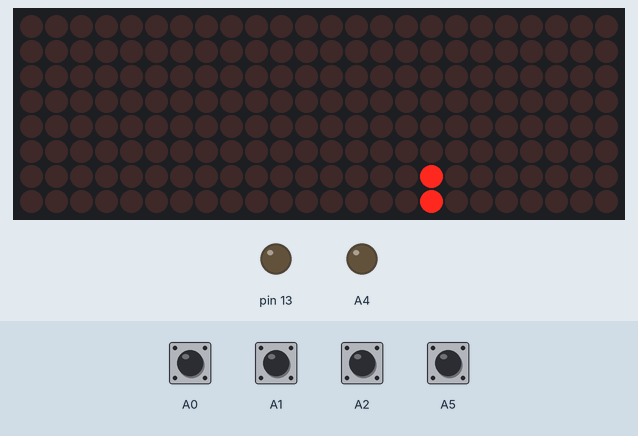
This sketch was run on a simulated Arduino Uno, built with avr-gcc and run on an emulated ATmega328P. Shown: 24×8 LED matrix, output pins drawn as LEDs (lit = HIGH). Wiring (inferred from the names in the program): 3 × MAX7219 LED driver (orientation assumed): data pin 4; clock pin 3; CS pin 2. The inputs (shaded band) are chosen by the test bench; at power-on: A1, A2, A5 HIGH, A0 LOW. Random numbers use the default seed unless the sketch sets one; pins used as bus, display or sensor lines are not drawn.

Above: at 1.2 s.
1.3 s: A1 pulled LOW for 0.15 s
At 2.0 s:
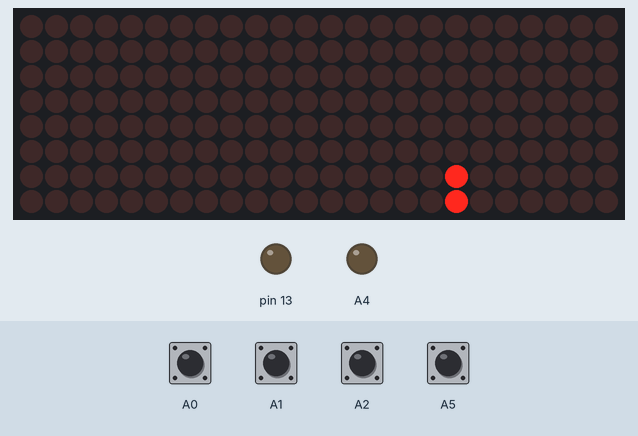
2.9 s: A1 pulled LOW for 1 s
At 4.2 s:
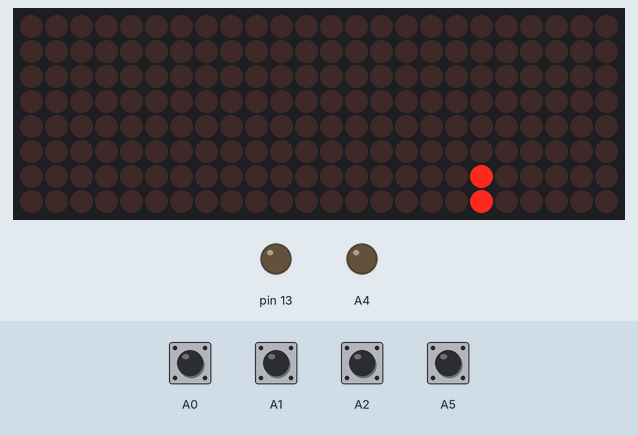
5.4 s: A1 pulled LOW for 0.15 s
At 6.1 s:
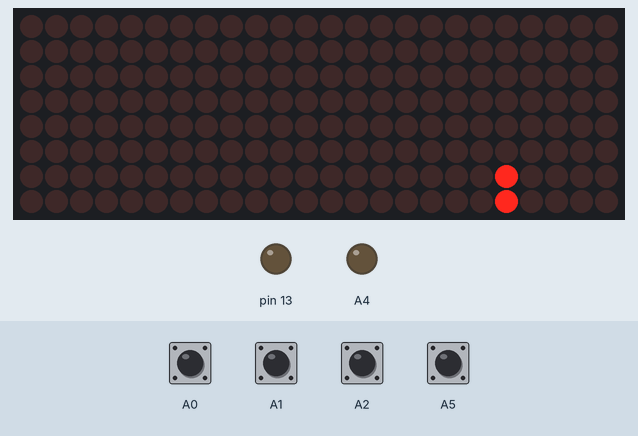
7.0 s: A1 pulled LOW for 0.15 s
At 7.6 s:
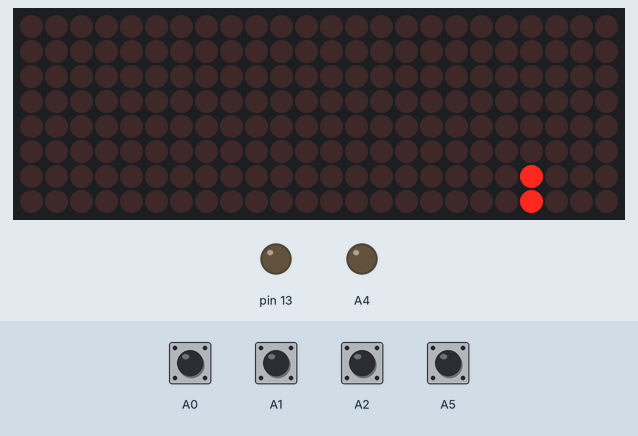
8.6 s: A1 pulled LOW for 1 s
At 9.8 s:
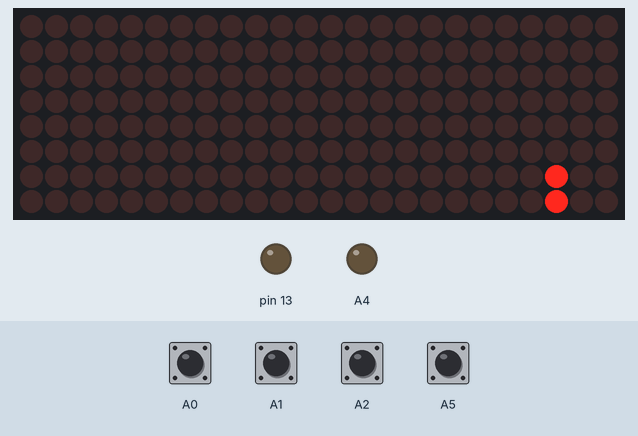
11.1 s: A1 pulled LOW for 0.15 s
At 11.9 s:
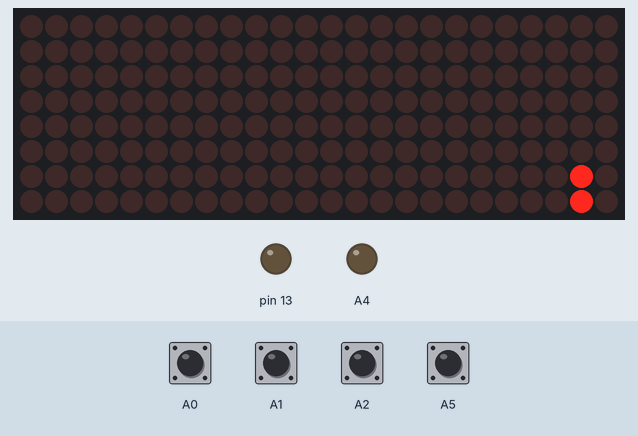
Timing chart, 0 to 13.7 s (numbered marks = the images above; inputs shaded):
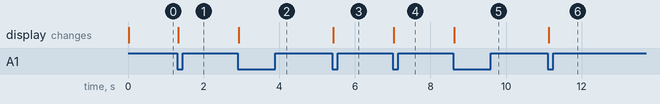

Measured:
- after the input at 1.3 s, the display: changes at once (image 1)
- after the input at 2.9 s, the display: changes at once (image 2)
- after the input at 5.4 s, the display: changes at once (image 3)
- after the input at 7.0 s, the display: changes at once (image 4)
- after the input at 8.6 s, the display: changes at once (image 5)
- after the input at 11.1 s, the display: changes at once (image 6)

The sketch:

Ex10a_Game_Elements.ino
```cpp
//========== BBGame248 Electronics/Coding Workshop Exercise 10a ==========

//Purpose: Game spaceship element that moves with buttons
//Date: May 2, 2019


#include "BBGame248.h"
Display display;
Buttons buttons;


//---------- Setup routine to run once ----------

void setup()
{
  display.Setup(24,8);
  buttons.Setup();
}


//--- Global variables ---

int counter = 0;
int d = 10;

int shipPos = 0;


//---------- Loop routine that runs repeatedly ----------

void loop()
{
  display.Clear();
  DrawSpaceship();

  if(buttons.BtnPressed(BTN3)) MoveSpaceship(-1);
  if(buttons.BtnPressed(BTN4)) MoveSpaceship(+1);

  counter++;
  delay(d);
}

void DrawSpaceship()
{
  display.SetPixel(0,shipPos);
  display.SetPixel(1,shipPos);
}

void MoveSpaceship(int dir)
{
  if (dir == +1) shipPos++;
  if (dir == -1) shipPos--;

  if (shipPos < 0) shipPos = 0;
  if (shipPos > 7) shipPos = 7;
}
```

BBGame248SpaceInv.cpp
```cpp
//========== BBGAME114 SPACE INVADERS GAME LIBARY ==========

//Date: May 30, 2018


#include "BBGame248SpaceInv.h"
#include <EEPROM.h>


extern Display display;
extern TextDisplay textDisplay;
extern Buttons buttons;
Sound sound;
int numHits = 0;

ScrollingMessage scrollingMessage;


//---------- SPACESHIP CLASS ----------

// Purpose: To implement a spaceship that moves up and down on the
// left side of the display area.


Spaceship::Spaceship()
{
    pos = 4;
    bitImage = 0;
    state = 1;
}


void Spaceship::Draw(Display &display)
{
    byte a = Display::MakeBit(pos);

    switch(state)
    {
    case 1://Normal
      display.SetPixel(0,pos,1);
      bitImage = display.SetPixel(1,pos,1);
      break;

    case 2:
    case 4:
    case 6:
      //Explosion 1
      //display.SetByte(0, (a<<1)|(a>>1));
      //display.SetByte(1, (a<<1)|(a>>1));
      //display.SetByte(2, a);
      state++;
      break;

    case 3:
    case 5:
      //Explosion 2
      display.SetColumnByte(0,a);
      display.SetColumnByte(1,a);
      state++;
      break;

    case 0:
    default:
      state = 1;
      break;
    }
}


void Spaceship::Move(int8_t dir)
{
  if((dir==+1) && (pos < 7)) pos++;
  if((dir==-1) && (pos > 0)) pos--;
}


void Spaceship::CheckHit(Aliens &aliens)
{
  if (state != 1) return;

  for(byte i=0; i<aliens.num; i++)
  {
    if (aliens.state[i]==1)
    {
      if ((aliens.pos[i] <= 1) && (aliens.aliens[i] & bitImage))
      {
        state = 2;
        aliens.state[i] = 0;
        aliens.pos[i] = 24;
        //sound.StartSound(60, 10); //spaceship hit
      }
    }
  }
}


void Spaceship::SetPos(byte externalPos)
{
  pos = externalPos;
}


//---------- LASER CLASS ----------

// Purpose: To implement a firing laser that starts at the position
// of the spaceship and rapidly moves across the display area. A function
// for collision detection the the Aliens class is also implemented.


Laser::Laser()
{
    fired = false;
    pos = -1;
    distance = -1;
    bitImage = 0;
    counter = 0;
    sound.Setup();
}


void Laser::Draw(Display &display)
{
  if (fired)
    bitImage = display.SetPixel(distance,pos,1);
}


void Laser::Update(int counter_)
{
  counter = counter_;

  if(distance > 23)
  {
      fired = false;
      return;
  }

  if(counter%1==0)
  {
    if(fired) distance++;
  }
}


void Laser::Fire(int shipPos)
{
  if(!fired)
  {
    fired = true;
    distance = 0;
    pos = shipPos;
    sound.StartSound(120, 5);
  }
}


void Laser::CheckHit(Aliens &aliens)
{
  if (fired && (distance >= 2))
  {
    for(byte i=0; i<aliens.num; i++)
      if((aliens.pos[i]==distance) && (aliens.state[i]!=0))
      {
        if(bitImage & aliens.aliens[i])
        {
          aliens.state[i] = ALIEN_HIT;
          pos = 24;
          fired = false;
          sound.StartSound(200, 15, true); //alien explosion
          numHits++;
        }
      }
  }

  //Also take care of sound update here, because this is always called
  sound.Update(counter);
}


void Laser::SetPos(bool externalFired, byte externalPos, byte externalDistance)
{
  fired = externalFired;
  pos = externalPos;
  distance = externalDistance;
  bitImage = display.MakeBit(pos);

  if ((fired == true) && (distance == 0))
    sound.StartSound(120, 5);
}


void Laser::SetCounter(int externalCounter)
{
  counter = externalCounter;
}


bool Laser::IsStillFired()
{
  return fired;
}


int Laser::GetNumHits()
{
  return numHits;
}


//---------- ALIENS CLASS ----------

// Purpose: To implement an object that creates game levels with waves
// of aliens moving across the display.


// ----- Game levels with different waves of aliens -----

GameLevel defaultGameLevels[] =
{
  { 150, 700, 20, 40, ALIENWAVE_RANDOM, 0, 7, 2 },
  { 200, 200, 20, 20, ALIENWAVE_MARCH,  4, 5, 1 },
  { 200, 500, 20, 40, ALIENWAVE_RANDOM, 0, 7, 2 },
  { 200, 200, 15, 15, ALIENWAVE_MARCH,  5, 6, 1 },
  { 200, 300, 15, 30, ALIENWAVE_RANDOM, 0, 7, 2 },
  {  50, 0,   0 ,  0, ALIENWAVE_END,    0, 0, 0 }
};

int counter2 = 0;


// ----- Aliens class methods -----

Aliens::Aliens()
{
  num = 0;
  next = 0;
  level = 0;

  numLevels = 0;
  SetGameLevels(defaultGameLevels);

  //Get random numbers seed value from EEPROM
  byte rndSeed;
  EEPROM.get(EEPROM_RNDSEED, rndSeed);
  randomSeed(rndSeed);
  randomSeed(0);
}


void Aliens::Draw(Display &display)
{
  for(byte i=0; i<num; i++)
  {
    if(state[i] != 0)
    {
      byte a = aliens[i];
      switch(state[i])
      {
      case 1://Normal
        display.SetColumnByte(pos[i],a);
        break;

      case 2:
      case 4:
      case 6:
        //Explosion 1
        display.SetColumnByte(pos[i]-1, a);
        display.SetColumnByte(pos[i], (a<<1)|(a>>1));
        display.SetColumnByte(pos[i]+1, a);
        state[i]++;
        break;

      case 3:
      case 5:
      case 7:
        //Explosion 2
        display.SetColumnByte(pos[i],a);
        state[i]++;
        break;

      case 0:
      default:
        state[i] = 0;
        pos[i] = 24;
        break;
      }
    }
    display.SetColumnByte(pos[i],aliens[i]);
  }
}


void Aliens::Update(int counter)
{
  if ((counter > levels[level].end) && (counter >= levels[level+1].start))
  {
    counter2 = 0;
    level++;
  }

  if ((counter % levels[level].update_interval) == 0)
  {
    for(byte i=0; i<num; i++)
    {
      if(state[i]==1)
      {
          if(pos[i]>=0)
              pos[i]--;
          else
          {
              pos[i] = 24;
              state[i] = 0;
          }
      }
    }
  }
}


byte NewAlienRandom(int counter, byte min, byte max)
{
    byte y = random(max-min+1) + min  ;
    return Display::MakeBit(y);
}


byte NewAlienMarch(int counter, byte min, byte max)
{
    byte y = 7 - ((counter2++ % (max-min+1)) + min);
    return Display::MakeBit(y);
}


void Aliens::AddAlien(int counter)
{
    GameLevel *L = &(levels[level]);

    if (counter > L->end) return;

    L = &(levels[level]);
    if ((counter < L->start) || (counter > L->end)) return;

    byte i = next;
    if (num < 25) num++;

    aliens[i] = 0;
    state[i] = 0;
    if (L->type == ALIENWAVE_RANDOM)
    {
      aliens[i] = NewAlienRandom(counter,L->min,L->max);
      pos[i] = 24;
      state[i] = 1;
    }
    if (L->type == ALIENWAVE_MARCH)
    {
      aliens[i] = NewAlienMarch(counter,L->min,L->max);
      pos[i] = 24;
      state[i] = 1;
    }

    next++;
    next %= 25;
}


int Aliens::NextAlienInterval()
{
  return levels[level].add_interval;
}


void Aliens::SetGameLevels(GameLevel *newLevels)
{
  levels = newLevels;
  int current_time = 0;

  int i = 0;
  do
  {
    levels[i].start = current_time + levels[i].start_delay;
    levels[i].end = levels[i].start + levels[i].duration;
    current_time = levels[i].end;
    if (levels[i].add_interval < levels[i].update_interval) levels[i].add_interval = levels[i].update_interval;
    i++;
  }
  while(levels[i-1].type != ALIENWAVE_END);
  numLevels = i;

  AdjustGameLevelGaps(levels);
}


void Aliens::AdjustGameLevelGaps(GameLevel *newLevels)
{
  for(byte i = 0; i < (numLevels-1); i++)
  {
    //If update interval is different...
    if(levels[i].update_interval != levels[i+1].update_interval)
    {
      //Calculate adjustment needed in gap
      int gap = levels[i+1].start - levels[i].end;
      int neededGap = levels[i].update_interval * 25;

      //For any insufficient gap or for last wave...
      if((gap < neededGap) || (i == (numLevels-2)))
      {
        //Adjust all subsequent gaps
        int gapAdjustment = neededGap - gap;
        for(byte j = i+1; j < numLevels; j++)
        {
          levels[j].start += gapAdjustment;
          levels[j].end += gapAdjustment;
        }
      }
    }
  }
}


bool Aliens::Finished()
{
  if (level >= numLevels)
  {
    //Put score in EEPROM location 10 for next power up
    EEPROM.put(10, (byte)numHits);

    //Return true to indicate game is done
    return true;
  }
  else
  {
    //Return false to indicate game is not done yet
    return false;
  }
}


// ----- Mode changer class methods -----

ModeMenu::ModeMenu()
{
}


void ModeMenu::StartupCheck()
{
  gameMode = EEPROM.read(EEPROM_GAMEMODE);
  gameMode %= 2;

  if (gameMode == 1)
    scrollingMessage.ScrollMessage();
  else
    return;}


void ModeMenu::DoSelectionMenu()
{
  const char *modeName[2] = { "GAME", "MSG" };
  display.Clear();
  textDisplay.DisplayTextCentered(modeName[gameMode]);

  while (true)
  {
    while (buttons.AnyBtnDown())
      delay(100);

    while(!buttons.BtnPressed(BTN1))
    {
      display.Clear();
      textDisplay.DisplayTextCentered(modeName[gameMode]);

      if(buttons.BtnPressed(BTN3))
      {
        gameMode++;
        if (gameMode >= 2) gameMode = 0;
        EEPROM.write(EEPROM_GAMEMODE, gameMode);
        display.Clear();
      }
      if(buttons.BtnPressed(BTN4))
      {
        gameMode--;
        if (gameMode < 0) gameMode = 1;
        EEPROM.write(EEPROM_GAMEMODE, gameMode);
        display.Clear();
      }
      delay(100);
    }

    while (buttons.AnyBtnDown())
      delay(100);

    if (gameMode == 0)
      return;
    else
    {
      while (buttons.AnyBtnDown())
        delay(100);
      scrollingMessage.ScrollMessage();
    }

    while (buttons.AnyBtnDown())
      delay(100);
  }
}


ScrollingMessage::ScrollingMessage()
{
  numMessages = 0;
}


void ScrollingMessage::AddMessage(const char* message)
{
  if (numMessages < maxNumMessages)
  {
    int i = numMessages;
    displayMessages[i] = message;
    numMessages++;
  }
}


void ScrollingMessage::ScrollMessage()
{
  messageIndex = EEPROM.read(EEPROM_MSGINDEX);
  messageScrollDelayIndex = (int) EEPROM.read(EEPROM_MSGSPEED);
  messageScrollDelayIndex %= numDelays;

  int counter = 0;
  strncpy(messageBuffer, displayMessages[messageIndex%numMessages], 100);

  while((!buttons.BtnPressed(BTN3)) && (!buttons.BtnPressed(BTN4)))
  {
    if(buttons.BtnPressed(BTN1))
    {
      messageIndex = (messageIndex + 1) % 3;
      strncpy(messageBuffer, displayMessages[messageIndex%numMessages], 100);
      EEPROM.write(EEPROM_MSGINDEX, messageIndex);
      counter = 0;
    }

    if(buttons.BtnPressed(BTN2))
    {
      messageScrollDelayIndex++;
      messageScrollDelayIndex %= numDelays;
      EEPROM.write(EEPROM_MSGSPEED, messageScrollDelayIndex);
    }

    textDisplay.ScrollText(messageBuffer, counter);
    counter++;
    delay(messageScrollDelays[messageScrollDelayIndex]);
  }
}


void AddMessage(const char *message)
{
  scrollingMessage.AddMessage(message);
}
```

Source omitted: BBGame248Hardware.cpp (18670 bytes)
